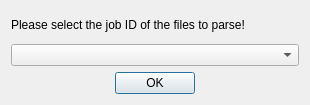
<?xml version="1.0" encoding="UTF-8"?>
<ui version="4.0">
 <class>JobIdSelectionDialog</class>
 <widget class="QDialog" name="JobIdSelectionDialog">
  <property name="geometry">
   <rect>
    <x>0</x>
    <y>0</y>
    <width>310</width>
    <height>105</height>
   </rect>
  </property>
  <property name="windowTitle">
   <string>Job ID Selection</string>
  </property>
  <layout class="QVBoxLayout" name="verticalLayout">
   <item>
    <widget class="QLabel" name="label">
     <property name="text">
      <string>Please select the job ID of the files to parse!</string>
     </property>
    </widget>
   </item>
   <item>
    <widget class="QComboBox" name="jobIdComboBox">
     <property name="insertPolicy">
      <enum>QComboBox::InsertAlphabetically</enum>
     </property>
    </widget>
   </item>
   <item>
    <widget class="QDialogButtonBox" name="buttonBox">
     <property name="standardButtons">
      <set>QDialogButtonBox::Ok</set>
     </property>
     <property name="centerButtons">
      <bool>true</bool>
     </property>
    </widget>
   </item>
  </layout>
 </widget>
 <resources/>
 <connections/>
</ui>
